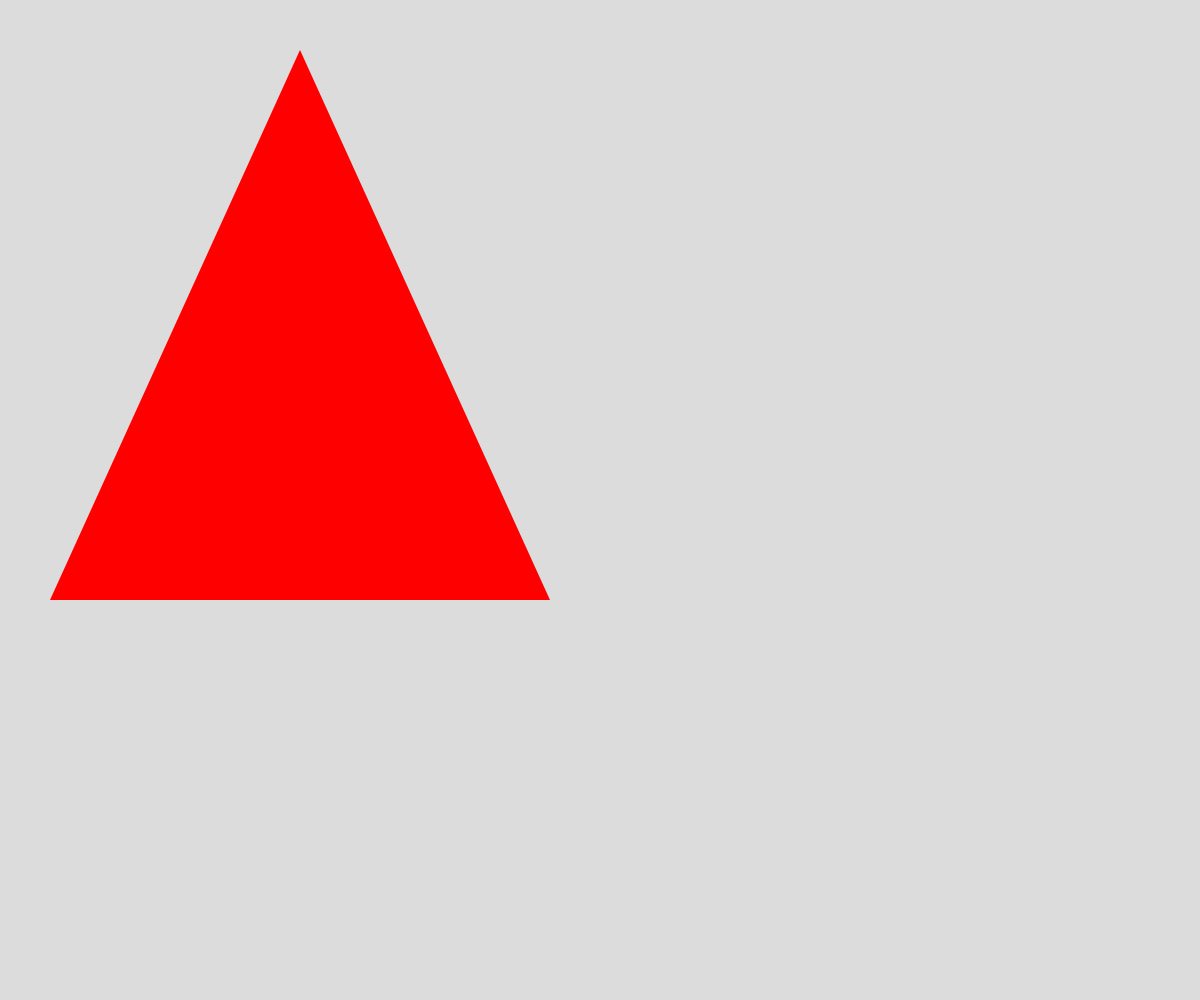
Frame 1 (no input)
Frame 60 (no input): identical to frame 1, image omitted
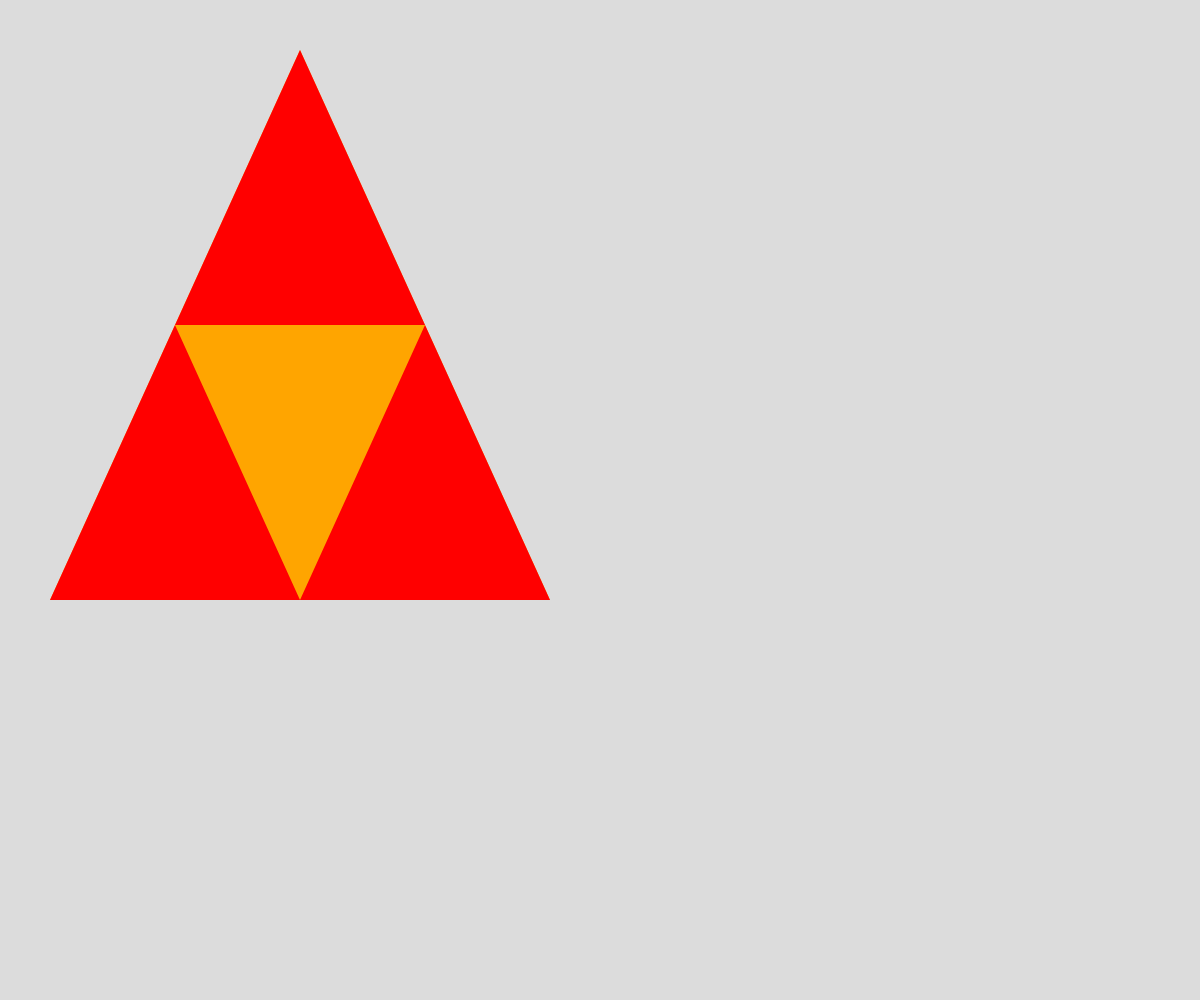
Frame 120 (the mouse pressed at the canvas centre since frame 60)

The p5.js sketch that drew these frames (run headless with seeded random() and noise() and a simulated clock; from frame 60 on, the mouse is pressed at the canvas centre):

// p5.js sketch
// ── sketch.js
// Sierpinski Triangle
// James Mitchell
// 12/18/24


let initalTriangle = [
  {x: 300, y: 50,},
  {x: 50, y: 600,},
  {x: 550, y: 600},
];

let theColors = ["red","orange","yellow","green","blue","purple","black","white"];
let theDepth = 0;

function setup() {
  createCanvas(windowWidth, windowHeight);
}

function draw() {
  background(220);
  sierpinski(initalTriangle,theDepth);
}

function mousePressed(){
  if (theDepth < 7){

    theDepth++;
  }

}


function sierpinski(points,depth){
  fill(theColors[depth]);
  noStroke();
  triangle(points[0].x, points[0].y, points[1].x, points [1].y, points[2].x, points[2].y);

  if (depth > 0){
    //draw upper triangle
    sierpinski([points[0], midPoint(points[0],points[1]), midPoint(points[0],points[2])],depth-1);


    sierpinski([points[1],midPoint(points[0],points[1]), midPoint(points[1],points[2])],depth-1);
    sierpinski([points[2],midPoint(points[0],points[2]), midPoint(points[1],points[2])],depth-1);

    
  }
}

function midPoint(point1,point2){
  let midX = (point1.x + point2.x)/2;
  let midY = (point1.y + point2.y)/2;
  return {x: midX, y: midY,};
}
